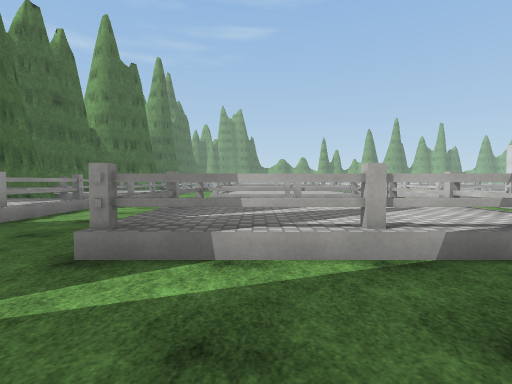
[1] (above)

24 first-person views from a walk through a Unity game level. The camera is 1.3 m above the floor, tilts 2° down and sees 80° across. The floor is counted in squares, 2 m on a side. Each view is taken from the middle of a square. On the plan, view 1 faces up. The plan holds only what a view shows up to about 10 squares ahead; the rest is blank. The place goes on beyond the plan. The player character is not drawn. Surface patterns are stand-ins for the level's own textures.

[2]
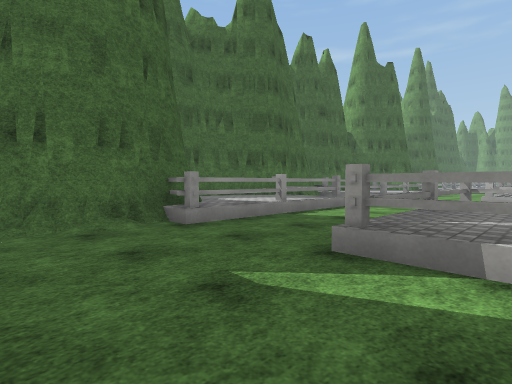

[3]
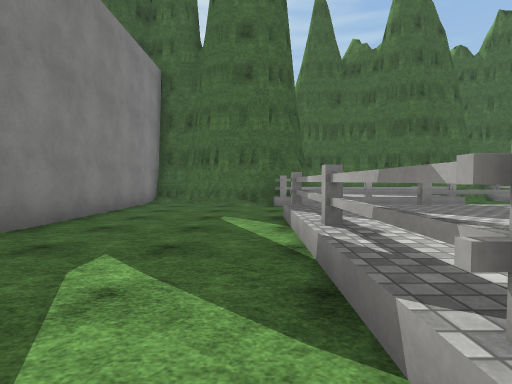

[4]
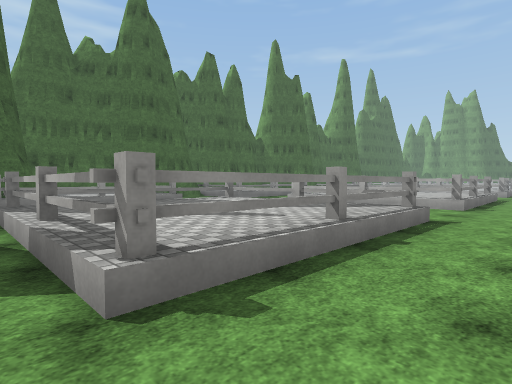

[5]
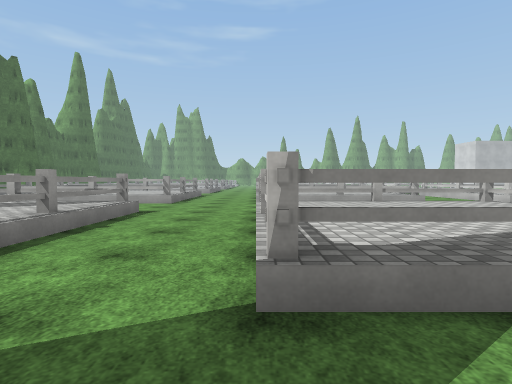

[6]
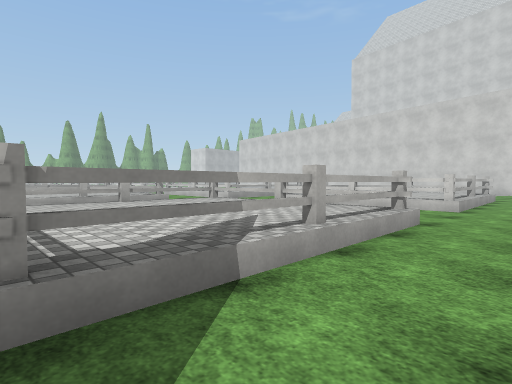

[7]
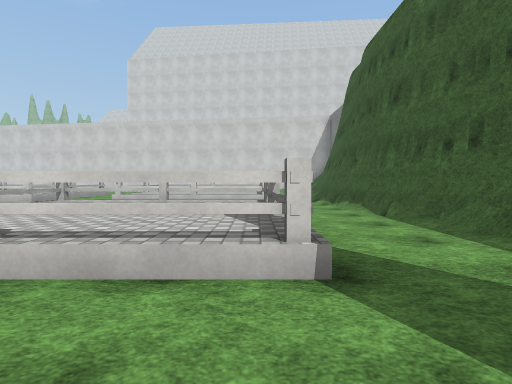

[8]
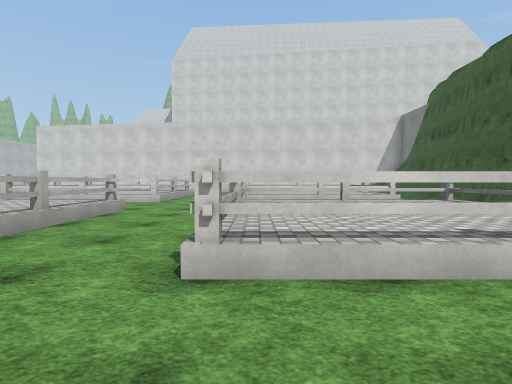

[9]
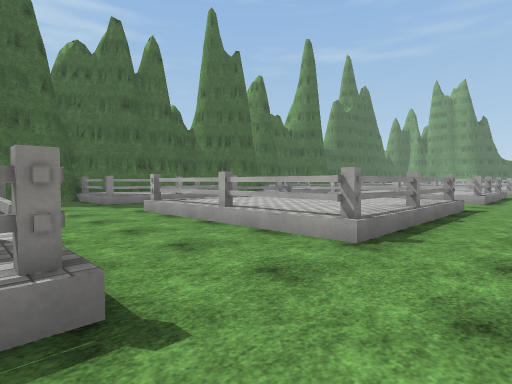

[10]
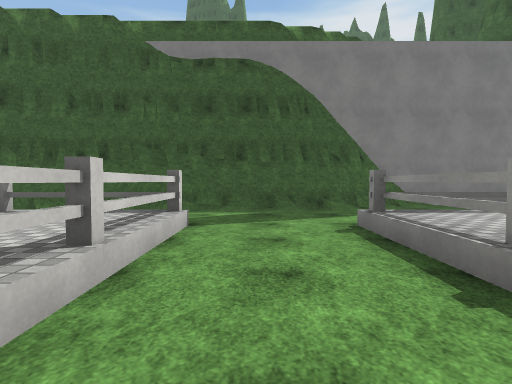

[11]
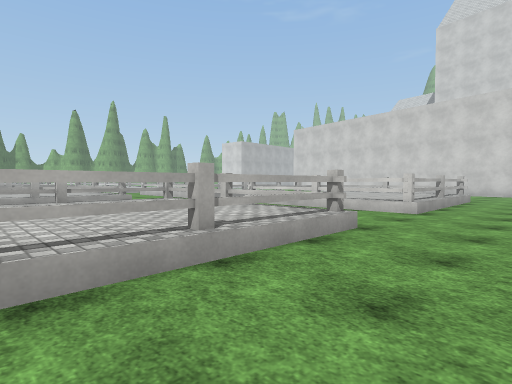

[12]
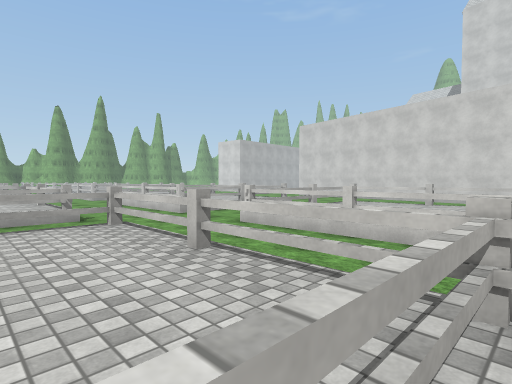

[13]
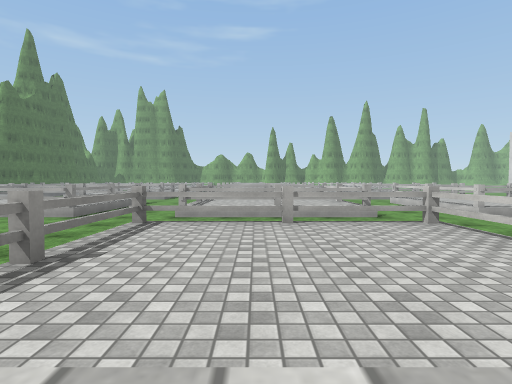

[14]
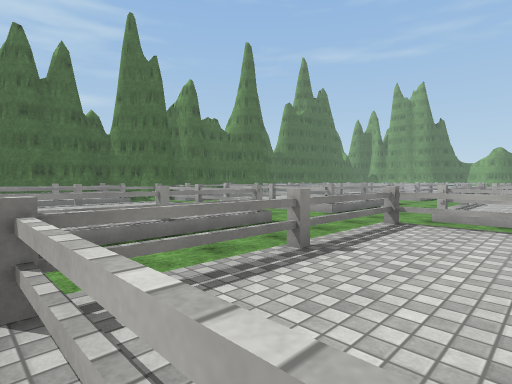

[15]
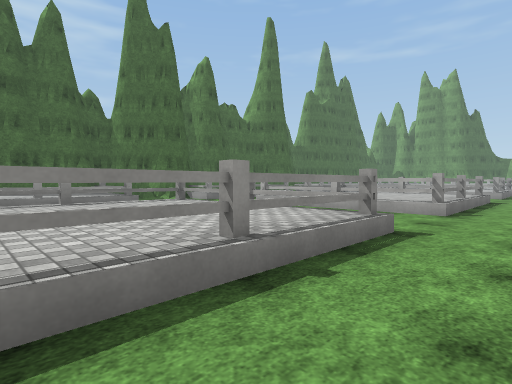

[16]
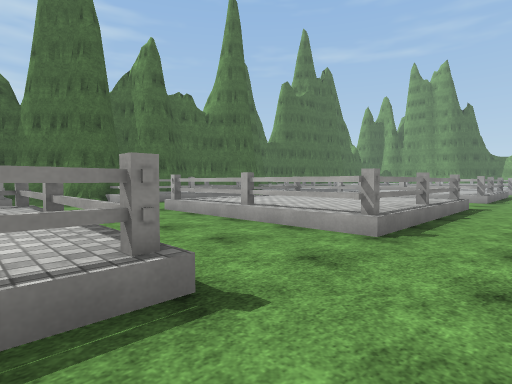

[17]
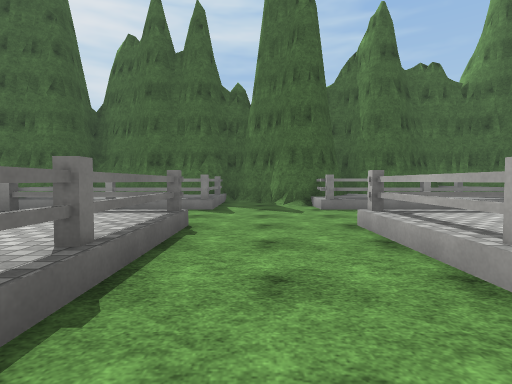

[18]
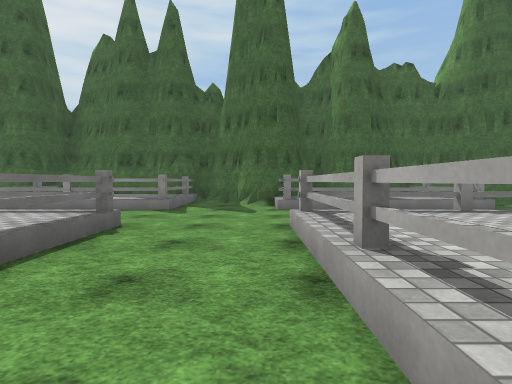

[19]
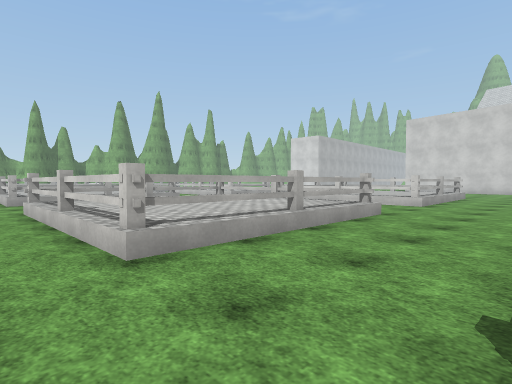

[20]
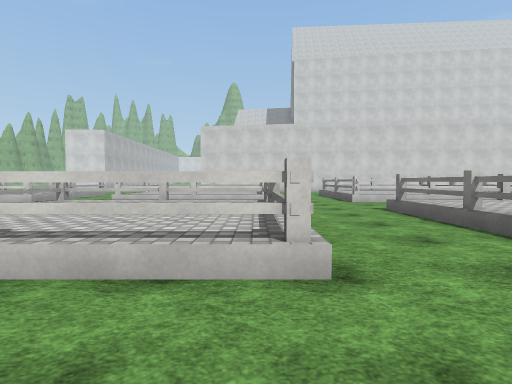

[21]
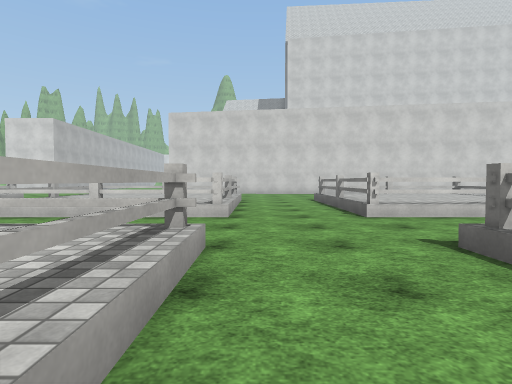

[22]
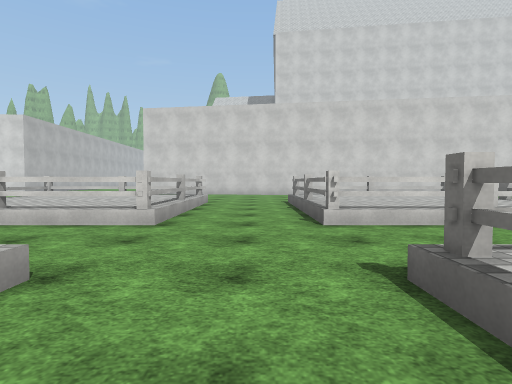

[23]
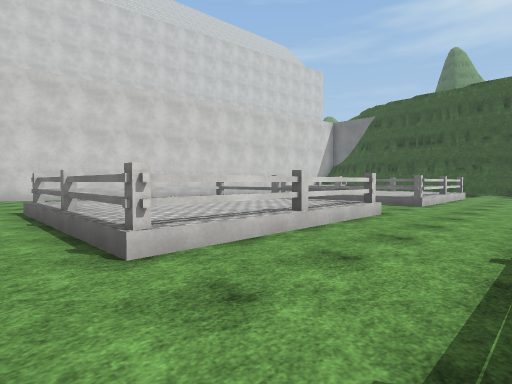

[24]
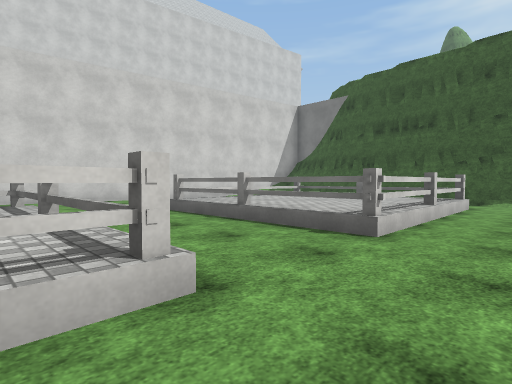

### Floor plan
Key: @ floor where view 1 was taken; # wall or solid block; . main floor; : floor 0.5 m higher than the main floor; + floor 10 m higher than the main floor; / step, stairs or slope; = window, fence, low wall or low ledge; v drop or lower ground.
Columns run from 8 left of view 1 to 18 right of it. Each row starts with its distance up from view 1.
 22  ##==  #=#==. #=##==  #=#==
 21  # =/  #:::#. #:::=/ .#:::=
 20  #  /  :::::..::::// .::::=
 19  ###/  #:::#..#::: /..#:::=
 18   #=/..=#:#=..=###=/..=#:#=
 17  ##/.......................
 16  #/........................
 15 ###==..//#/=../=/#==..//#/=
 14  #  /. ==: =..=:=:=/..==:==
 13  #:=/  #:::#..#:::=/..#:::=
 12  #:=/  #:::#..#:::=/..#:::=
 11    =/. ==/==..=:=/=/..= /==
 10  #//=../////../=///=../////
  9  #.........................
  8  ##........................
  7  ##==..##:#=..####==..##:#=
  6 ##:=/..#:::#..#:::=/..#:::=
  5 ##://..::::#..:::://..::::#
  4  ###/..#:::#..#:::=/..#:::=
  3    #/..=#:#=..=###=/..=#:#=
  2    #.......................
  1    #................###.
  0   ##....@...############
 -1   #......########v//
 -2   ########vv+
 -3      #

Positions as (right, up) in squares from view 1, and headings:
1: (0, 0), facing up
2: (0, 0), facing up-left
3: (4, 2), facing left
4: (5, 2), facing up-left
5: (6, 1), facing up
6: (6, 1), facing up-right
7: (4, 3), facing right
8: (4, 7), facing right
9: (5, 7), facing up-left
10: (5, 7), facing down
11: (7, 8), facing up-right
12: (9, 10), facing up-right
13: (8, 10), facing up
14: (8, 10), facing up-left
15: (5, 11), facing up-left
16: (5, 14), facing up-left
17: (3, 16), facing left
18: (3, 17), facing left
19: (5, 15), facing up-right
20: (4, 18), facing right
21: (8, 17), facing right
22: (9, 16), facing right
23: (11, 16), facing down-right
24: (12, 11), facing down-right
